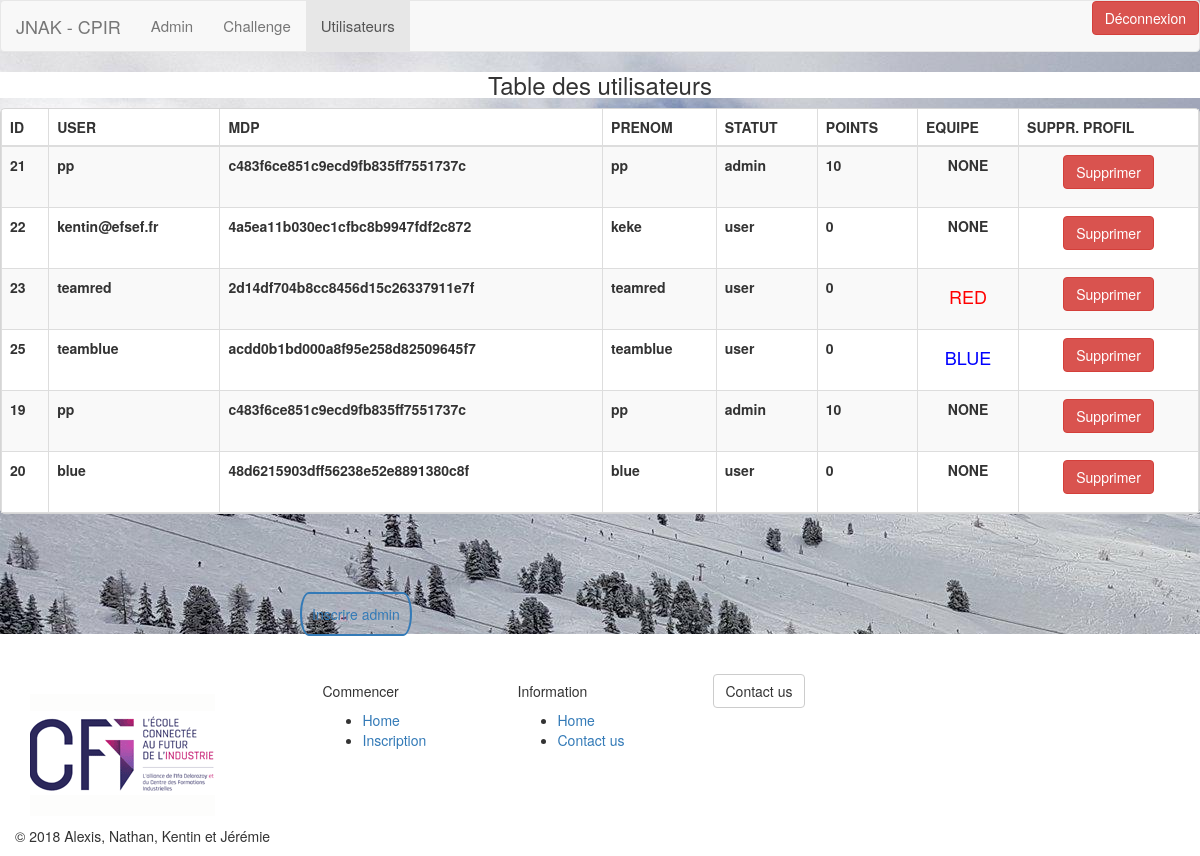
/table_user.php (signed in), run on the app's committed database.
### tables this page shows
CREATE TABLE `log` (
  `Id` int(11) NOT NULL,
  `User` varchar(40) NOT NULL,
  `Mdp` varchar(255) NOT NULL,
  `Prenom` varchar(40) NOT NULL,
  `Statut` varchar(15) NOT NULL,
  `point_total` int(11) NOT NULL,
  `equipe` varchar(255) NOT NULL
);

### table_user.php (the view, shortened to what this page needs)
<!DOCTYPE html>
<html lang="en">
<head>
	<link rel="stylesheet" href="css/bootstrap.min.css">
	<link href="css/challenge.css" rel="stylesheet">
	<link href="css/popup.css" rel="stylesheet">
	<link href="css/table_user.css" rel="stylesheet">
</head>
<body>
	<nav class="navbar navbar-default">
		<div class="container-fluid">
			<div class="navbar-header">
				<a class="navbar-brand" href="index.php">JNAK - CPIR</a>
			</div>
			<ul class="nav navbar-nav" style="font-size:15px">
				<li><a  href="admin.php">Admin</a></li>
				<li><a  href="challenge_admin.php">Challenge</a></li>
				<li class="active"><a  href="table_user.php">Utilisateurs</a></li>
			</ul>
			<ul class="nav navbar-nav navbar-right">
				<li>
					<form method="POST" role="form">
						<button type="submit" class="btn btn-danger" name="deconnexion">
							Déconnexion
						</button>
					</form>
				</li>
			</ul>
		</div>
	</nav>
	<?php
	include 'bdd.php';
	$requetesql = "SELECT * FROM log";
	$reponse = $conn->query($requetesql);
	?>
	<h3 style="background-color: white;"><center>Table des utilisateurs</center></h3>
	<div class="span7">
		<div class="widget stacked widget-table action-table">
			<div class="widget-content">
				<table class="table table-striped table-bordered">
					<thead>
						<tr>
							<th>ID</th>
							<th>USER</th>
							<th>MDP</th>
							<th>PRENOM</th>
							<th>STATUT</th>
							<th>POINTS</th>
							<th>EQUIPE</th>
							<th class="td-actions">SUPPR. PROFIL</th>
						</tr>
					</thead>
					<tbody>
						<?php
						while ($donnees = $reponse->fetch())
						{
							?>
							<tr>
								<th><?php echo $donnees['Id']; ?></th>
								<th><?php echo $donnees['User']; ?></th>
								<th><?php echo $donnees['Mdp']; ?></th>
								<th><?php echo $donnees['Prenom']; ?></th>
								<th><?php echo $donnees['Statut']; ?></th>
								<th><?php echo $donnees['point_total']; ?></th>
								<th><?php
								$team = $donnees['equipe'];
								if($team == "BLUE"){
									echo " <center><h4 style='color: blue;'> ". $donnees['equipe'] . " </h4></center> ";
								} else if ($team == "RED"){
									echo " <center><h4 style='color: red;'> ". $donnees['equipe'] . " </h4></center> ";
								} else if ($team == "NONE"){
									echo " <center><h4'> ". $donnees['equipe'] . " </h4></center> ";
								} else {
									echo $donnees['equipe'];
								}
								?></th>
								<td class="td-actions">
									<form  method="POST" role="form" >
										<center><p><input class="btn btn-danger" type="button" value="Supprimer" onclick="javascript:location.href='supprimer.php?id=<?php print($donnees['Id']); ?>';"/></button><p></p></center>
									</form>
								</td>
							</tr>
							<?php
						}
						?>
					</tbody>
				</table>
			</div>
		</div>
		<br>
	<link href="//maxcdn.bootstrapcdn.com/bootstrap/3.3.0/css/bootstrap.min.css" rel="stylesheet" id="bootstrap-css">
	<div class="a9">
		<a class="button" href="#popup1">Inscrire admin</a>
	</div>
</div>
<br>
<br>
<br>
<br>
<div  style="background-color: white;" class="container-fluid">
	<?php include 'footer.php'; ?>
</div>
</body>
</html>

### footer.php (shortened to what this page needs)
<br>
<footer id="myFooter">
    <div class="container">
        <div class="row">
            <div class="col-sm-3">
                <h2 class="logo"><img src="images/cfi.png" /></h2>
            </div>
            <div class="col-sm-2">
                <h5>Commencer</h5>
                <ul>
                    <li><a href="index.php">Home</a></li>
                    <li><a href="ajout.php">Inscription</a></li>
                </ul>
            </div>
            <div class="col-sm-2">
                <h5>Information</h5>
                <ul>
                    <li><a href="index.php">Home</a></li>
                    <li><a href="contact.php">Contact us</a></li>
                </ul>
            </div>
            <div class="col-sm-3">
                <a href="contact.php">
                    <button type="button"  class="btn btn-default">Contact us</button>
                </a>
            </div>
        </div>
    </div>
    <div class="footer-copyright">
        <p>© 2018 Alexis, Nathan, Kentin et Jérémie </p>
    </div>
</footer>

### css/popup.css (style rules this page uses)
.button { font-size: 1em; padding: 10px; border: 2px solid ; border-radius: 20px/50px; text-decoration: none; cursor: pointer; transition: all 0.3s ease-out; }
.a9 { margin-top:50px; margin-left:300px; float:left; }

### css/table_user.css (style rules this page uses)
.table-bordered { border: 1px solid #dddddd; border-collapse: separate; border-left: 0; -webkit-border-radius: 4px; -moz-border-radius: 4px; border-radius: 4px; }
.table { width: 100%; margin-bottom: 20px; background-color: transparent; border-collapse: collapse; border-spacing: 0; display: table; }
.widget.widget-table .table { margin-bottom: 0; border: none; }
.widget.widget-table .widget-content { padding: 0; }
.widget .widget-content { padding: 20px 15px 15px; background: #FFF; border: 1px solid #D5D5D5; -moz-border-radius: 5px; -webkit-border-radius: 5px; border-radius: 5px; }
thead { display: table-header-group; vertical-align: middle; border-color: inherit; }

### table_user.php (style rules this page uses)
body { background: url(images/montagne1.jpg); }
table { counter-reset:case; }
td:before { counter-increment:case; }

### data on the page
log: Id "21", User "pp", Mdp "c483f6ce851c9ecd9fb835ff7551737c", Prenom "pp", Statut "admin", point_total "10", equipe "NONE"
log: Id "22", User "kentin@efsef.fr", Mdp "4a5ea11b030ec1cfbc8b9947fdf2c872", Prenom "keke", Statut "user", point_total "0", equipe "NONE"
log: Id "23", User "teamred", Mdp "2d14df704b8cc8456d15c26337911e7f", Prenom "teamred", Statut "user", point_total "0", equipe "RED"
log: Id "25", User "teamblue", Mdp "acdd0b1bd000a8f95e258d82509645f7", Prenom "teamblue", Statut "user", point_total "0", equipe "BLUE"
log: Id "19", User "pp", Mdp "c483f6ce851c9ecd9fb835ff7551737c", Prenom "pp", Statut "admin", point_total "10", equipe "NONE"
log: Id "20", User "blue", Mdp "48d6215903dff56238e52e8891380c8f", Prenom "blue", Statut "user", point_total "0", equipe "NONE"
